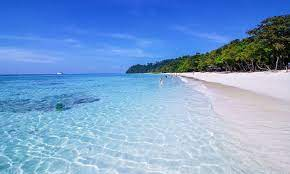
%> input picture Ex715_Psudo_Coloring/testImg.jpg, 290 x 174 px
$ octave M_79CS63112_HPF_ButterworthHPF.m   (GNU Octave 9; MATLAB toolbox functions it lacks are replaced by stand-ins)
%> lines starting %> are read from the running program, lines starting %| are printed output that depends on the picture
% M_79CS63112

% เขียนคำสั่ง Matlab เพื่อทำการปรับปรุงภาพในฟรีเคว็นซีโดเมน
% เพื่อทำการฟิลเตอร์ความถี่สูงผ่าน แบบ(i) อุดมคติ และ (2) บัตเตอร์เวิร์ท
% โดยที่ทรานส์เฟอร์ฟังก์ชันของฟิลเตอร์ความถี่สูงผ่านมีขนาด 256x256
% และความถี่คัตออฟเท่ากับ 64 หน่วย

clc
clear
[filename pathname] = uigetfile({'*.jpg';'*.png';'*.bmp'},'File Selector');
%> the answer given: Ex715_Psudo_Coloring/testImg.jpg
pathf = strcat(pathname, filename);
f = imread(pathf);
%> f is the input picture: size 174x290x3 uint8; mean R, G, B 122.2, 159.8, 207.4
% figure(1), subplot(3,1,1), imagesc(f), title("original");
figure(1), imagesc(f), title("Original");
f = im2double(f);
%> f: size 174x290x3 double

% --------------------- HPF ----------------- %
F = fft2(f(:,:,1),256,256)
F = fftshift(F);

ct = [64 64];
H = zeros(256, 256);
for i=1:256
    for j=1:256
        if sqrt((i-ct(1))^2+(j-ct(2))^2)<10
            H(i,j)=1;
        end
    end
end

% subplot(3,1,2), surf(H), title("HPF")
figure(2), surf(H), title("HPF");

axis([0 63 0 63 0 1])
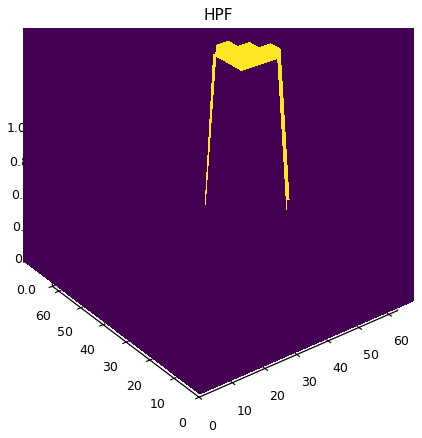
%> figure redrawn from the program's plot data
G = F.*H;
G = ifft2(G,256,256);
G = abs(G);
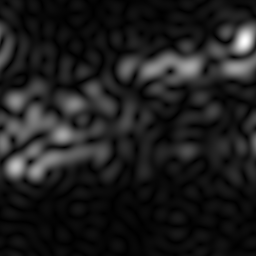
%> G: size 256x256 double; min 2.55e-06, max 0.0105, mean 0.00124; drawn with min black and max white
G = mat2gray(G);

% subplot(3,1,3), imagesc(G);colormap('gray'), title("Image after Ideal HPF")
figure(3), imagesc(G);colormap('gray'), title("Image after Ideal HPF")


% --------------------- Butterworth HPF ----------------- %


% figure(1), image(f), colormap(gray)
% figure(3), imagesc(f), colormap(gray),
axis off
% figure(4),
% subplot(3,1,1), imagesc(f), title("Original");
FF = fft2(f(:,:,1),256,256);
FF = fftshift(FF);
ct = [64,64]; %cut off
mask = zeros(256,256);
n = 6;
d0 = 50;
for i=1:256
    for j=1:256
        mask(i,j) = 1/(1+[d0/sqrt((i-ct(1))^2+(j-ct(2))^2)]^(2*n));
    end
end

% subplot(3,1,2), surf(mask), title("Butterworth HPF")
figure(4), surf(mask), title("Butterworth HPF");
%> after `title("Butterworth HPF")`:
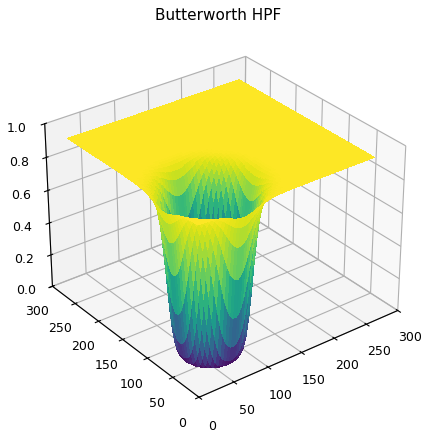
%> figure redrawn from the program's plot data

SS = FF.*mask;
kk = ifft2(SS,256,256);
output = abs(kk);
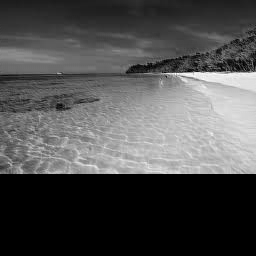
%> output: size 256x256 double; min 1.83e-07, max 1.01, mean 0.319; drawn with min black and max white
% subplot(3,1,3), imagesc(output), colormap(gray), title("After Butterworth HPF")
figure(5), imagesc(output), colormap(gray), title("Afer Butterworth HPF");
axis off
